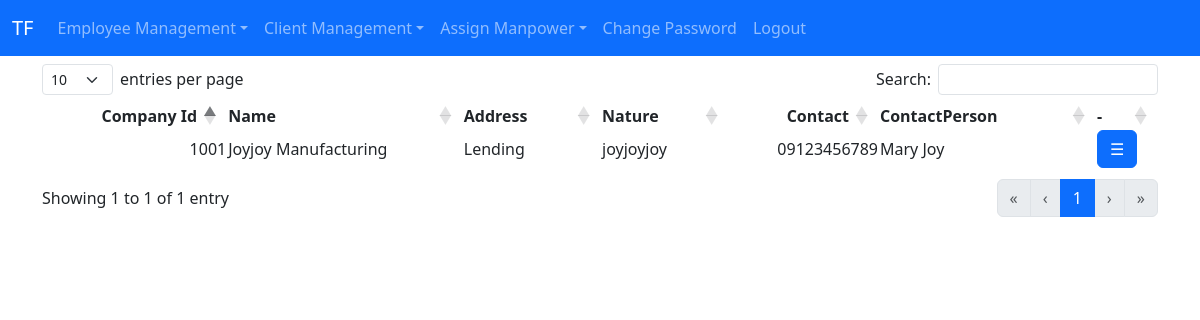
/view.client.php (signed in), run on the app's committed database.
### tables this page shows
CREATE TABLE `client` (
  `id` int NOT NULL,
  `companyid` varchar(20) NOT NULL,
  `companyname` varchar(100) NOT NULL,
  `natureofcompany` varchar(20) NOT NULL,
  `address` varchar(200) NOT NULL,
  `contact` varchar(15) NOT NULL,
  `contactperson` varchar(50) NOT NULL
);

### class/database.php (called while the page is built, shortened)
<?php
class database{
    public function __construct(){
        $this->con = new mysqli("localhost","root","","TalentForce");
    }
}
?>

### class/client.php (called while the page is built, shortened)
<?php
include_once 'database.php';
class client extends database{
    public function viewallclient(){
        $sql="select * from client order by companyname";
        $stmt=$this->con->prepare($sql);
        $stmt->execute();
        $data=$stmt->get_result();
        return $data;
    }
}
?>

### view.client.php (the view, shortened to what this page needs)
<!DOCTYPE html>
<html lang="en">
<head>
    <?php include_once 'res/includes.php'?>
</head>
<body>
    <?php
    include_once 'class/client.php';
    $c=new client();
    include_once 'res/nav.php';
    ?>
    <div class="container">
        <div class="row">
        <table id='clienttbl'>
            <thead>
                <tr>
                    <th>Company Id</th>
                    <th>Name</th>
                    <th>Address</th>
                    <th>Nature</th>
                    <th>Contact</th>
                    <th>ContactPerson</th>
                    <th>-</th>
                </tr>
            </thead>
            <tbody>
                <?php
                $data=$c->viewallclient();
                while($row=$data->fetch_assoc()){
                    echo '
                        <tr>
                            <td>'.$row['companyid'].'</td>
                            <td>'.$row['companyname'].'</td>
                            <td>'.$row['natureofcompany'].'</td>
                            <td>'.$row['address'].'</td>
                            <td>'.$row['contact'].'</td>
                            <td>'.$row['contactperson'].'</td>
                            <td class="text-nowrap">
                                <button class="btn btn-primary" data-bs-toggle="modal" data-bs-target="#myModal" onclick="displaydetails(&quot;'.$row['companyid'].'&quot;,&quot;'.$row['companyname'].'&quot;,&quot;'.$row['natureofcompany'].'&quot;,&quot;'.$row['address'].'&quot;,&quot;'.$row['contact'].'&quot;,&quot;'.$row['contactperson'].'&quot;)">&#9776;</button>
                            </td>
                        </tr>
                    ';
                }
                ?>
            </tbody>
        </table>
        </div>
    </div>
</body>
</html>

### data on the page
client: companyid "1001", companyname "Joyjoy Manufacturing", natureofcompany "Lending", address "joyjoyjoy", contact "09123456789", contactperson "Mary Joy"
